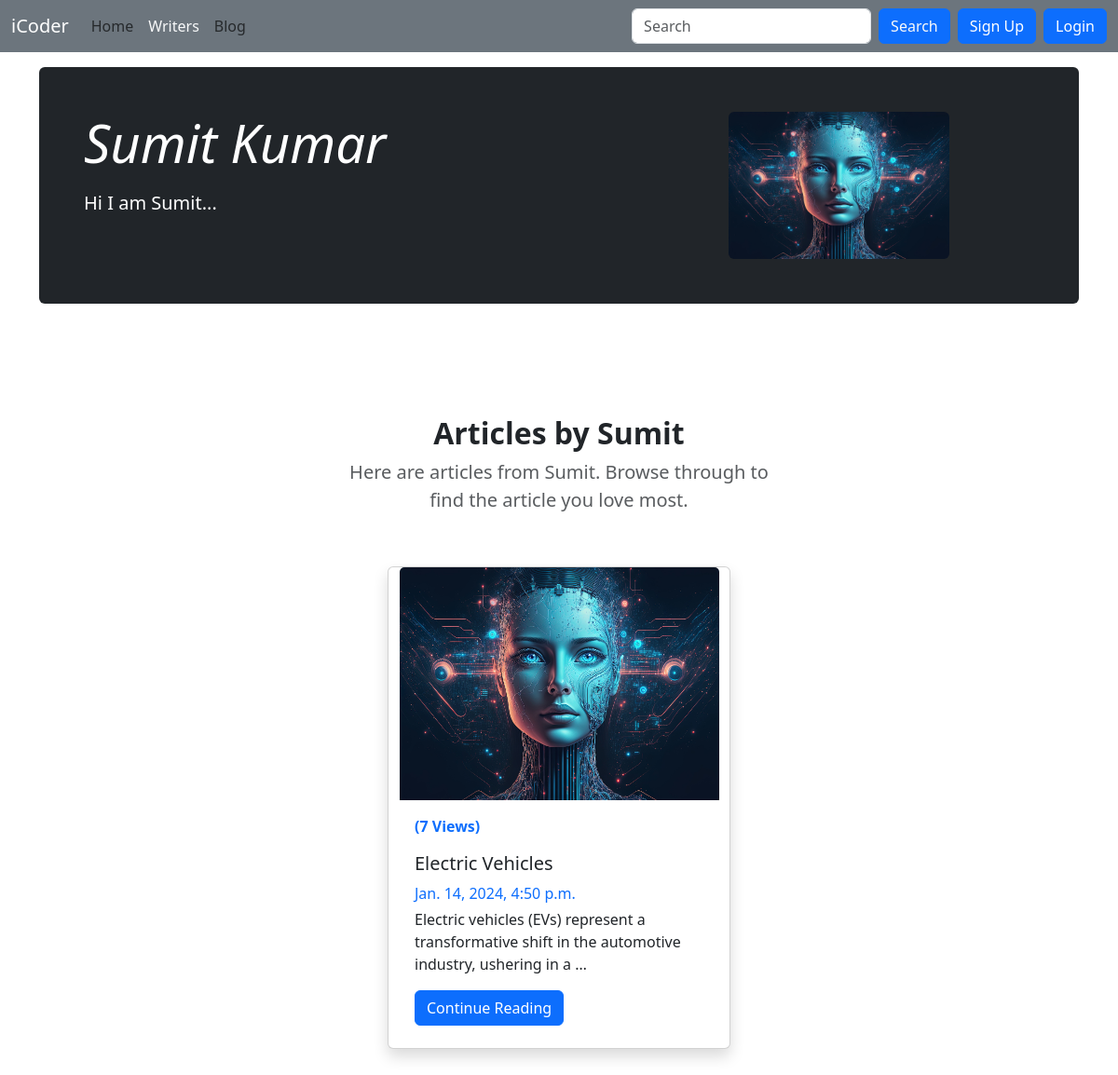
/writers/sumitkumar, run on the app's committed database.
### writers/models.py (models this page shows, shortened)
class Writer(models.Model):
    sno = models.AutoField(primary_key=True)
    username = models.CharField(max_length=15)
    firstName = models.CharField(max_length=100)
    lastName = models.CharField(max_length=100)
    email = models.CharField(max_length=100)
    password = models.CharField(max_length=100)
    bio = models.CharField(max_length=1000, default="")
    userImage  = models.ImageField(upload_to='blog/user', default='blog/user/default_user.png')

### blog/models.py (models this page shows, shortened)
class Post(models.Model):
    sno = models.AutoField(primary_key=True)
    username = models.CharField(max_length=15, default="")
    title = models.CharField(max_length=255)
    postImage  = models.ImageField(upload_to='static/img', default='static/img/default.jpg')
    content = models.TextField()
    author = models.CharField(max_length=100)
    slug = models.CharField(max_length=130)
    views = models.IntegerField(default=0)
    timeStamp = models.DateTimeField(default= now)

### writers/views.py (the view)
# urls.py: path('<str:slug>', views.UserView.as_view(), name='userView'),
class UserView(View):
    def get(self, request, slug):
        writer = Writer.objects.filter(username=slug).first()
        posts = Post.objects.filter(username=writer.username)
        context = {'writer' : writer, 'posts' : posts}
        return render(request, 'writers/userView.html', context)

### templates/writers/userView.html (shortened to what this page needs)
{% extends "base.html" %}
{% block aboutactive %} text-light {% endblock aboutactive %}
{% block body %}
<div class="container my-5 p-4">
  <div class="p-4 p-md-5 mb-4 text-white rounded bg-dark row">
    <div class="col-md-8 px-0">
      <h1 class="display-4 fst-italic">{{writer.firstName}} {{writer.lastName}}</h1>
      <p class="lead my-3">{{writer.bio}}</p>
    </div>
    <div class='userImg col-md-4'>
      <img src="/media/{{writer.userImage}}" onerror="this.src='/media/blog/user/default_user.png'" class="rounded w-75" alt="...">
    </div>
  </div>
  <div class="container">
    <section class="py-5" id='allblogs'>
      <div class="container px-5 my-5">
        <div class="row gx-5 justify-content-center">
          <div class="col-lg-8 col-xl-6">
            <div class="text-center">
              <h2 class="fw-bolder">Articles by {{writer.firstName}}</h2>
              <p class="lead fw-normal text-muted mb-5">Here are articles from {{writer.firstName}}. Browse through to
                find
                the article you love most.</p>
            </div>
          </div>
        </div>
        <div class="row justify-content-center">
          {% for post in posts %}
          <div class="card mx-2 my-2 shadow" style="width: 23rem;">
            <img src="/media/{{post.postImage}}" class="card-img-top" alt="...">
            <div class="card-body">
              <p class="text-primary"><b>({{post.views}} Views)</b></p>
              <h5 class="card-title">{{post.title}}</h5>
              <div class="mb-1 text-primary">{{post.timeStamp}}</div>
              <p class="card-text" style="height: 4rem;">{{post.content|truncatechars:100}}</p>
              <a href="/blog/{{post.slug}}" class="btn btn-primary my-2">Continue Reading</a>
            </div>
          </div>
          {% endfor %}
        </div>
      </div>
    </section>
  </div>
</div>
{% endblock body %}

### templates/writers/userView.html (style rules this page uses)
.card-img-top { min-height: 250px; max-height: 250px; min-width: 343px; max-width: 343px; }

### data on the page
Writer: firstName "Sumit", lastName "Kumar", bio "Hi I am Sumit...", userImage (picture)
Post: postImage (picture), views "7", title "Electric Vehicles", timeStamp "Jan. 14, 2024, 4:50 p.m.", content "Electric vehicles (EVs) represent a transformative shift in the automotive industry, ushering in a …"
